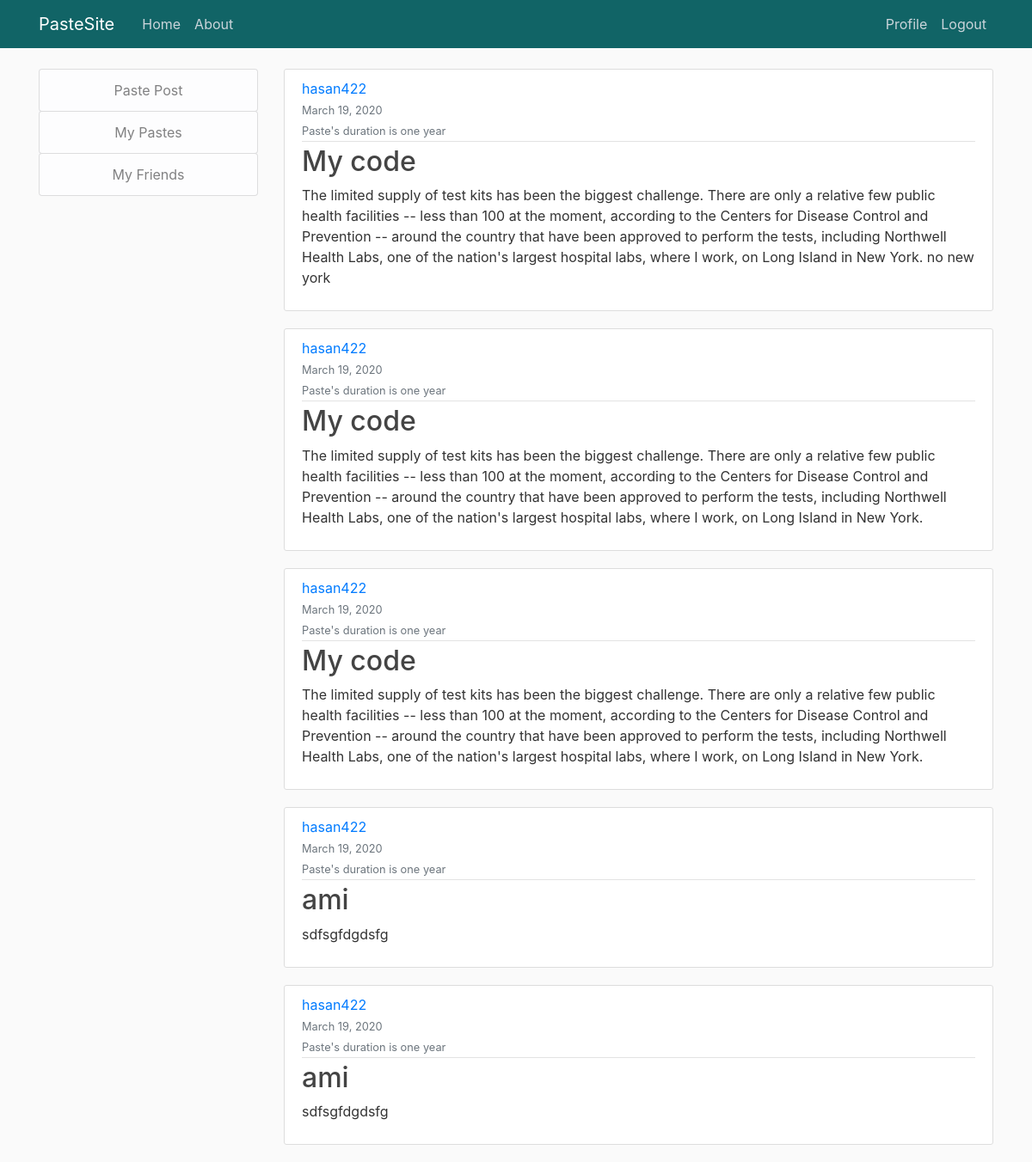
//mypaste/ (signed in), run on an earlier commit of the app's database.
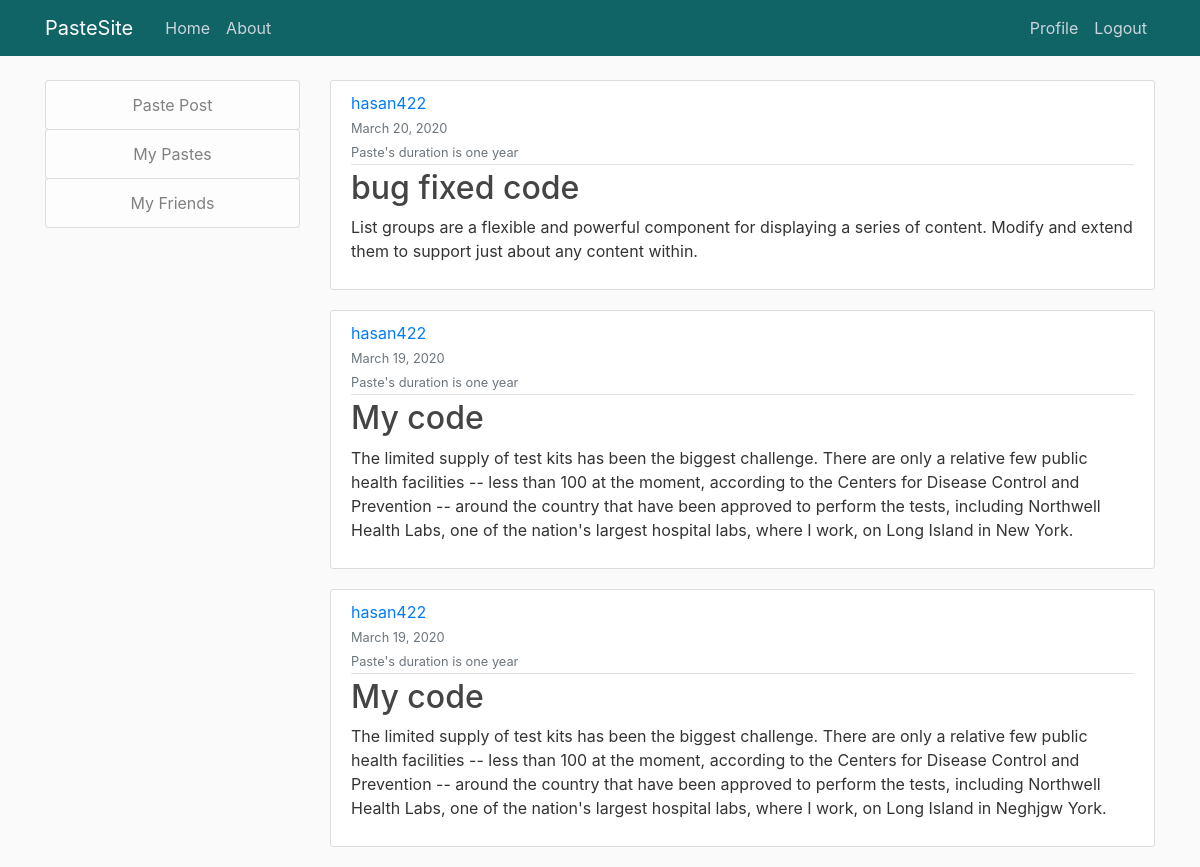
And on a later commit of the database.
### blog/models.py (models this page shows, shortened)
class PostText(models.Model):
    expiration_choices = [
        ('1','One Day'),
        ('7','One Week'),
        ('30','One Month'),
        ('365','One Year')
    ]
    title = models.CharField(max_length=100)
    expiration = models.CharField(max_length=20,choices=expiration_choices, default=1)
    content = models.TextField()
    date_posted = models.DateTimeField(default=timezone.now)
    author = models.ForeignKey(User, on_delete=models.CASCADE)

### blog/views.py (the view)
# urls.py: path('/mypaste/', MyPostListView.as_view(), name='blog-myHome'),
class MyPostListView(ListView):
    model = PostText
    template_name = 'blog/my_home.html'    #<app>/<model>_<viewtype>.html
    context_object_name = 'posts'
    ordering = ['-date_posted']

### blog/templates/blog/my_home.html
{% extends "blog/base.html" %}
{% block content %}
    {% for post in posts%}
        {% if post.author == user %}
            <article class="media content-section">
                <div class="media-body">
                    <div class="article-metadata">
                        <a class="mr-2" href="#">{{ post.author }}</a>
                        <div>
                            <small class="text-muted">{{ post.date_posted|date:"F d, Y" }}</small>
                        </div>
                        <div>
                            {% if post.expiration == 1 %}
                                <small class="text-muted">Paste's duration is one day </small>
                            {% elif post.expiration == 7 %}
                                <small class="text-muted ">Paste's duration is one week </small>
                            {% elif post.expiration == 30 %}
                                <small class="text-muted">Paste's duration is one month </small>
                            {% else %}
                                <small class="text-muted">Paste's duration is one year </small>
                            {% endif %}
                        </div>
                    </div>
                    <h2><a class="article-title" href="{% url 'post-detail' post.id %}">{{ post.title }}</a></h2>
                    <p class="article-content">{{ post.content }}</p>
                </div>
            </article>
        {% endif %}
    {% endfor %}
{% endblock content %}

What changed in the data, as far as the page shows it:
removed PostText: author "hasan422", date_posted "March 19, 2020", expiration "Paste's duration is one year", title "My code", content "The limited supply of test kits has been the biggest challenge. There are only a relative few public health facilities -- less than 100 at the moment, according to the Centers for Disease Control and Prevention -- around the country that have been approved to perform the tests, including Northwell Health Labs, one of the nation's largest hospital labs, where I work, on Long Island in New York. no new york"
removed PostText: author "hasan422", date_posted "March 19, 2020", expiration "Paste's duration is one year", title "ami", content "sdfsgfdgdsfg"
removed PostText: author "hasan422", date_posted "March 19, 2020", expiration "Paste's duration is one year", title "ami", content "sdfsgfdgdsfg"
added PostText: author "hasan422", date_posted "March 20, 2020", expiration "Paste's duration is one year", title "bug fixed code", content "List groups are a flexible and powerful component for displaying a series of content. Modify and extend them to support just about any content within."
changed PostText: content "…on Long Island in New York." → "…on Long Island in Neghjgw York."
